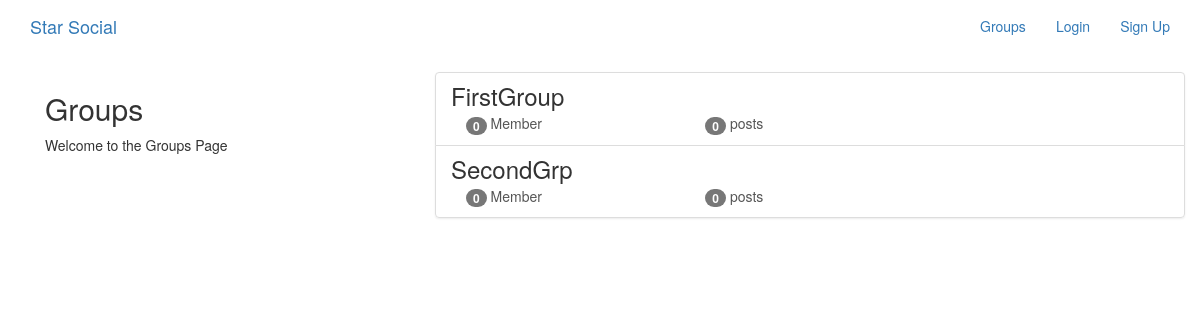
Page /groups/ on the earlier database version.
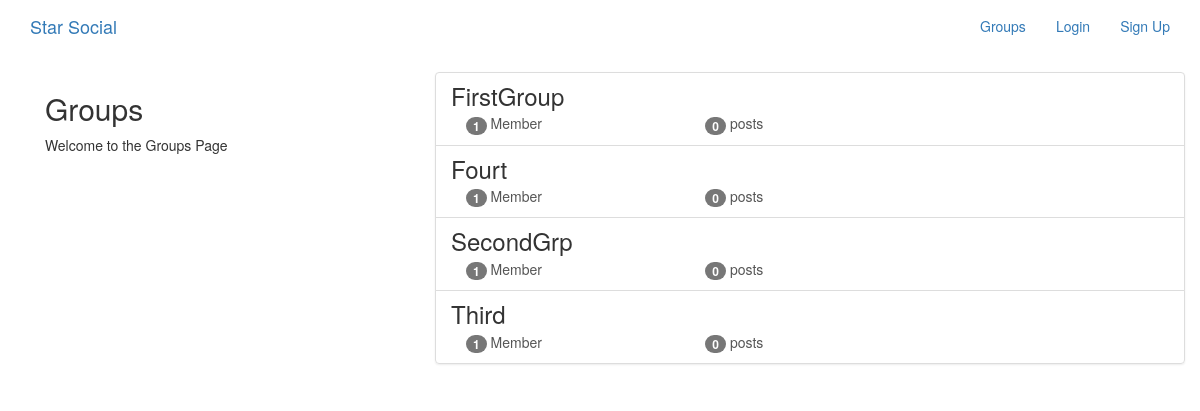
Same page on the later database version.
### groups/models.py (models this page shows, shortened)
class Group(models.Model):
    name = models.CharField(max_length=255, unique=True)
    slug = models.SlugField(allow_unicode=True, unique=True)
    description = models.TextField(blank=True, default=' ')
    description_html = models.TextField(editable=False, default=' ', blank=True)
    members = models.ManyToManyField(User, through='GroupMember')
    class Meta:
        ordering = ['name']

### groups/views.py (the view)
class ListGroups(generic.ListView):
    model = models.Group

### groups/templates/groups/group_list.html (shortened to what this page needs)
{% extends 'groups/group_base.html' %}
{% block pregroup %}
<div class="col-md-4">
    <div class="content">
        <h2>Groups</h2>
        <p>Welcome to the Groups Page</p>
    </div>
</div>
{% endblock %}
{% block group_content %}
    <div class="col-md-8">
        <div class="list-group">
            {% for group in object_list %}
                <a class="list-group-item" href="{% url 'groups:single' slug=group.slug %}">
                    <h3 class="title list-group-item-heading">{{group.name}}</h3>
                    <div class="list-group-item-text container-fluid">
                        <div class="row">
                            <div class="col-md-4">
                                <span class="badge">{{group.members.count}}</span>
                                Member{{group.memebrs.count|pluralize}}
                            </div>
                            <div class="col-md-4">
                                <span class="badge">{{group.posts.count}}</span>
                                post{{group.posts.count|pluralize}}
                            </div>
                        </div>
                    </div>
                </a>
            {% endfor %}
        </div>
    </div>
{% endblock %}

Differences in the rows shown:
computed for Group "FirstGroup": members.count "0" → "1"
added Group: name "Fourt", members.count "1", posts.count "0"
computed for Group "SecondGrp": members.count "0" → "1"
added Group: name "Third", members.count "1", posts.count "0"
